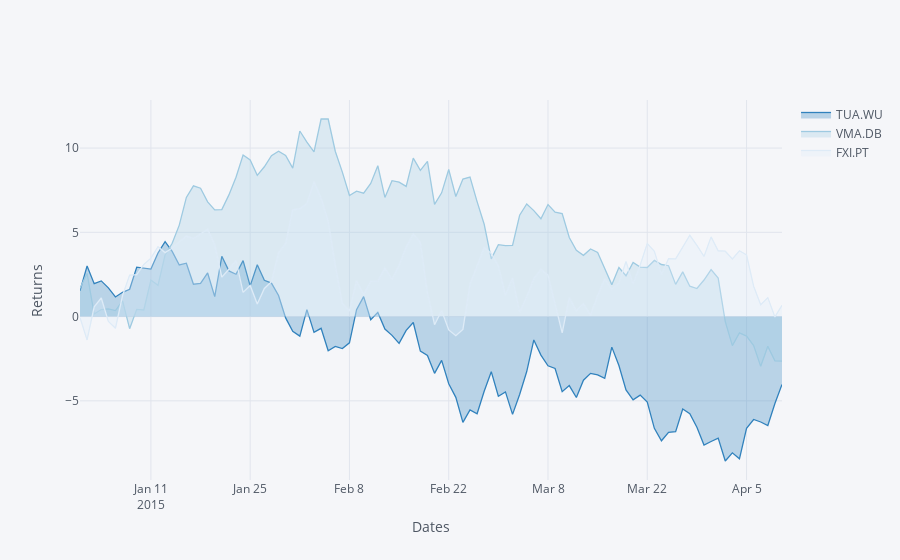

Notebook code cell kept with this figure:
### Code cell
# 填充型折线图
cf.datagen.lines(3).iplot(kind='scatter', xTitle='Dates', yTitle='Returns', colorscale='-blues', fill=True)
